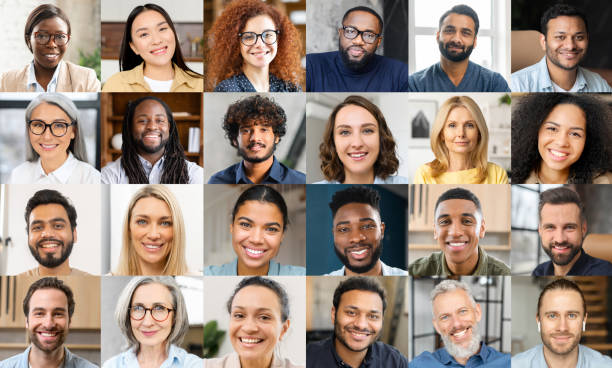
#> input picture 09_faceDetection/faces.png, 612 x 368 px
$ python 09_faceDetection.py
#> lines starting #> are read from the running program, lines starting #| are printed output that depends on the picture; after the words box and inside, x2 and y2 are one past the last pixel; in counts of white or black regions, pixels touching at a corner belong together
import cv2

face_cascade = cv2.CascadeClassifier('haarcascade_frontalface_default.xml')

img = cv2.imread('faces.png')
#> img is the input picture: shape (368, 612, 3); mean B, G, R 126.4, 138.2, 155.5
img_gray = cv2.cvtColor(img, cv2.COLOR_BGR2GRAY)
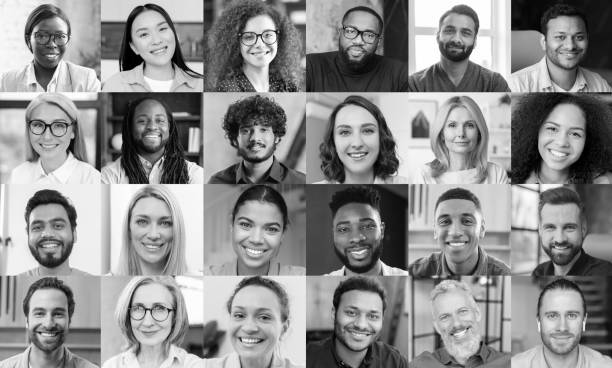
#> img_gray: shape (368, 612); min 0, max 255, mean 142

faces = face_cascade.detectMultiScale(img_gray, 1.1, 4 )
#> faces = 23 rows, first 6: [129, 101, 46, 46], [437, 107, 48, 48], [340, 14, 49, 49], [544, 17, 51, 51], [234, 16, 51, 51], [230, 109, 54, 54]

for (x, y, w, h) in faces:
    cv2.rectangle(img, (x, y), (x + w, y + h), (0, 0, 0), 2)
#> this loop made 23 passes
#> (x, y, w, h) on passes 1 to 12: (129, 101, 46, 46), (437, 107, 48, 48), (340, 14, 49, 49), (544, 17, 51, 51), (234, 16, 51, 51), (230, 109, 54, 54), (433, 12, 51, 51), (127, 11, 52, 52), (24, 17, 49, 49), (534, 108, 60, 60), (533, 206, 56, 56), (121, 287, 57, 57)
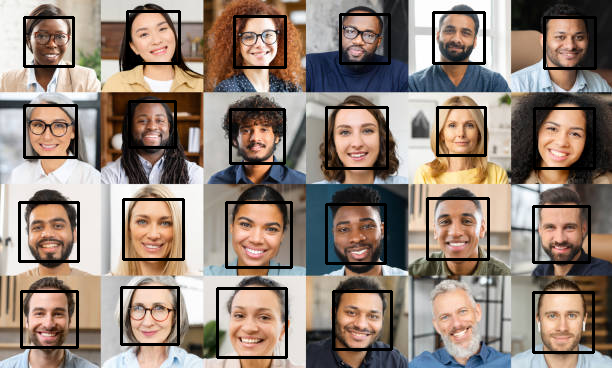
#> img: shape (368, 612, 3); 6.8% of pixels changed, all inside (x1, y1, x2, y2) = (18, 10, 597, 359)

cv2.imshow('Image', img)
cv2.waitKey(0)

$ run again, with 09_faceDetection/live.png copied over 09_faceDetection/faces.png
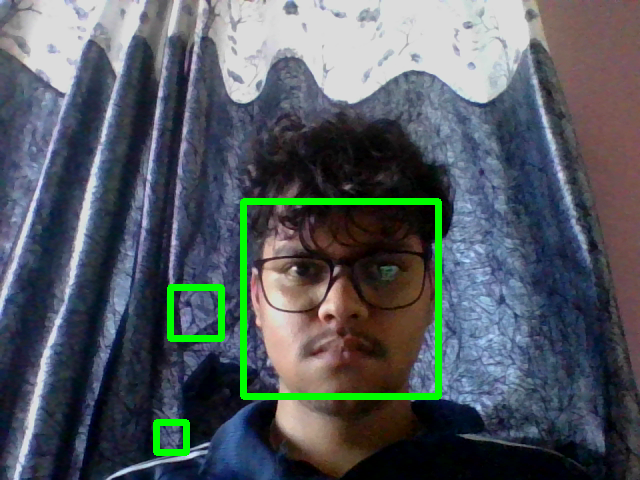
#> input picture 09_faceDetection/live.png, 640 x 480 px
#> img is the input picture: shape (480, 640, 3); mean B, G, R 96.1, 89.9, 82.5
#> `img_gray = cv2.cvtColor(img, cv2.COLOR_BGR2GRAY)`:
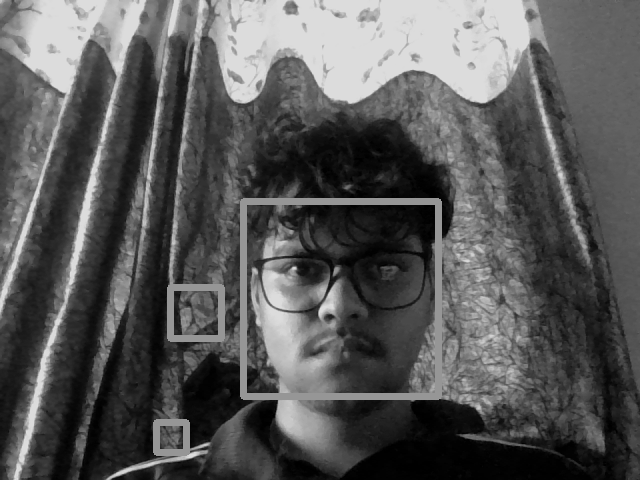
#> img_gray: shape (480, 640); min 0, max 220, mean 88.4
#> faces = [[245, 209, 178, 178]]
#> the loop `for (x, y, w, h) in faces:` made 1 pass
#> after the loop `for (x, y, w, h) in faces:`:
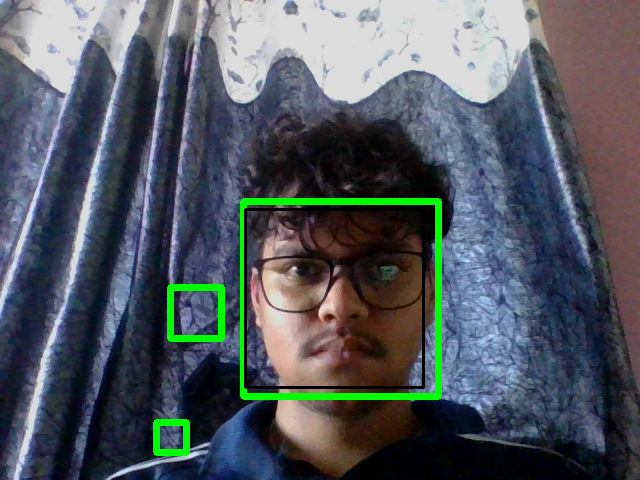
#> img: shape (480, 640, 3); 0.69% of pixels changed, all inside (x1, y1, x2, y2) = (244, 208, 425, 389)
